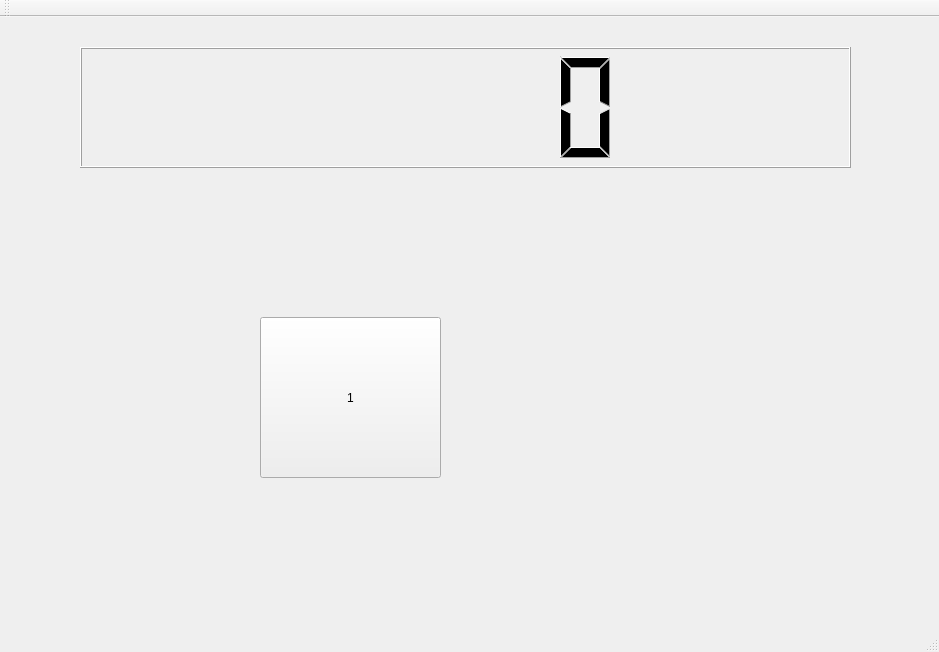
<?xml version="1.0" encoding="UTF-8"?>
<ui version="4.0">
 <class>MainWindow</class>
 <widget class="QMainWindow" name="MainWindow">
  <property name="geometry">
   <rect>
    <x>0</x>
    <y>0</y>
    <width>939</width>
    <height>652</height>
   </rect>
  </property>
  <property name="windowTitle">
   <string>MainWindow</string>
  </property>
  <widget class="QWidget" name="centralWidget">
   <widget class="QLCDNumber" name="lcdNumber">
    <property name="geometry">
     <rect>
      <x>80</x>
      <y>30</y>
      <width>771</width>
      <height>121</height>
     </rect>
    </property>
   </widget>
   <widget class="QPushButton" name="pushButton1">
    <property name="geometry">
     <rect>
      <x>260</x>
      <y>300</y>
      <width>181</width>
      <height>161</height>
     </rect>
    </property>
    <property name="text">
     <string>1</string>
    </property>
   </widget>
  </widget>
  <widget class="QMenuBar" name="menuBar">
   <property name="geometry">
    <rect>
     <x>0</x>
     <y>0</y>
     <width>939</width>
     <height>22</height>
    </rect>
   </property>
  </widget>
  <widget class="QToolBar" name="mainToolBar">
   <attribute name="toolBarArea">
    <enum>TopToolBarArea</enum>
   </attribute>
   <attribute name="toolBarBreak">
    <bool>false</bool>
   </attribute>
  </widget>
  <widget class="QStatusBar" name="statusBar"/>
 </widget>
 <layoutdefault spacing="6" margin="11"/>
 <resources/>
 <connections/>
</ui>
